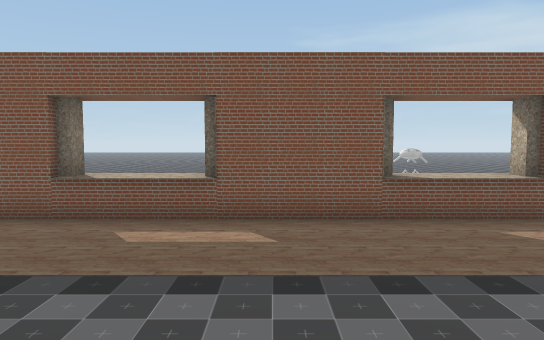
[1] (above)

19 first-person views from a walk through a Unity game level. The camera is 1.4 m above the floor, tilts 4° down and sees 70° across. Doors are open. The floor is counted in squares, 1 m on a side. Each view is taken from the middle of a square. On the plan, view 1 faces up. The plan holds only what a view shows up to about 16 squares ahead; the rest is blank. The place goes on beyond the plan. Some surface patterns are stand-ins.

[2]
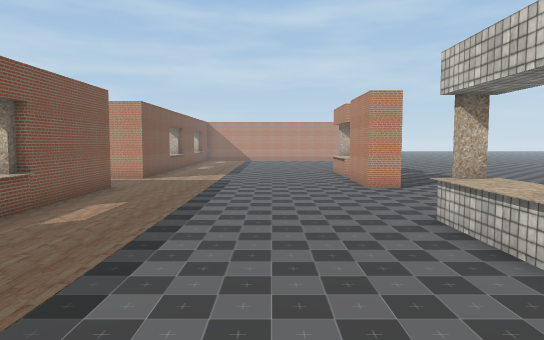

[3]
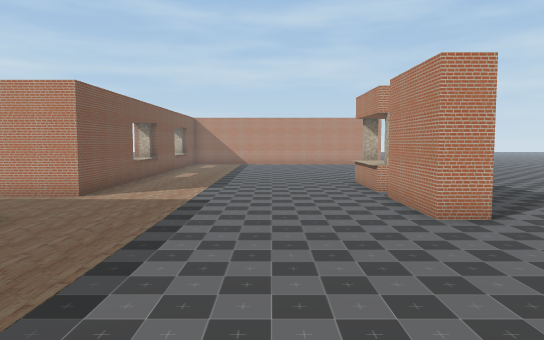

[4]
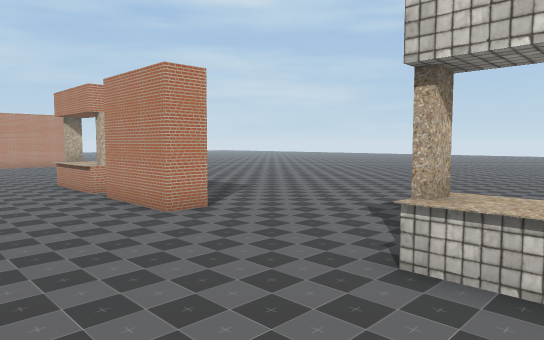

[5]
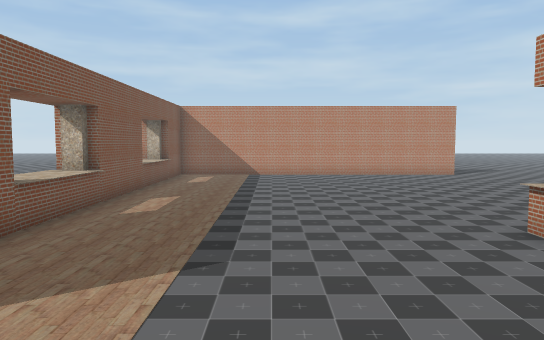

[6]
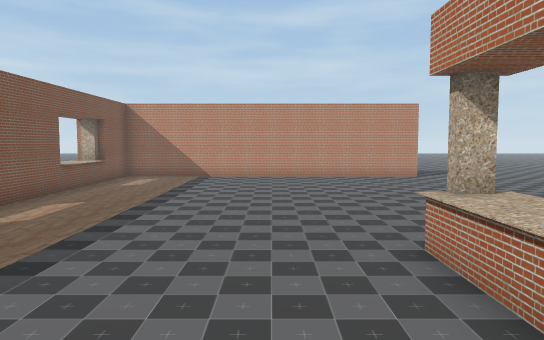

[7]
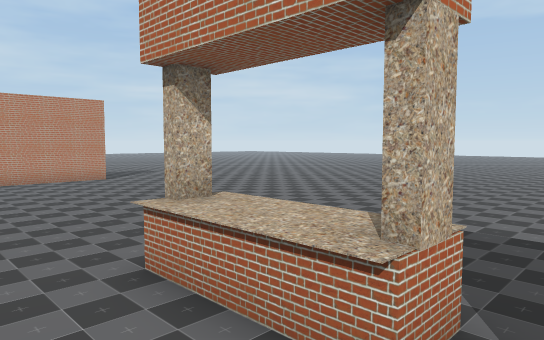

[8]
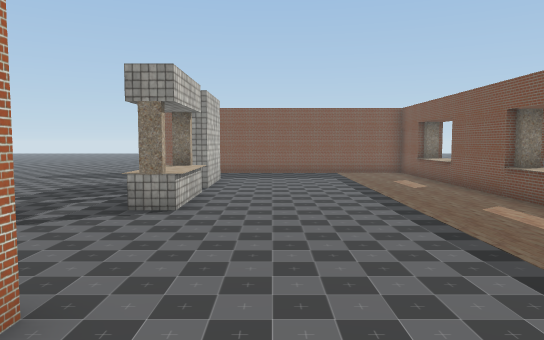

[9]
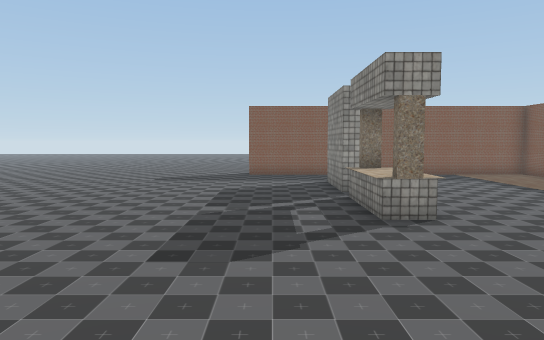

[10]
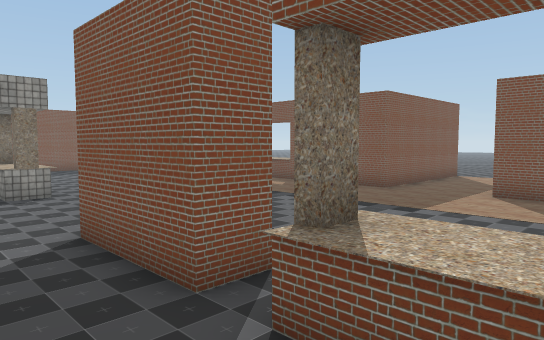

[11]
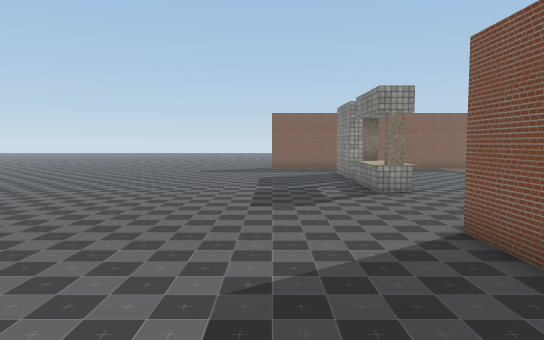

[12]
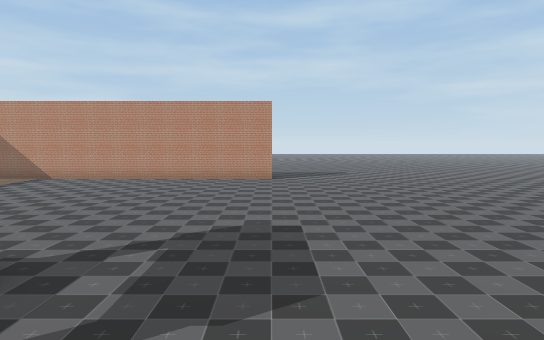

[13]
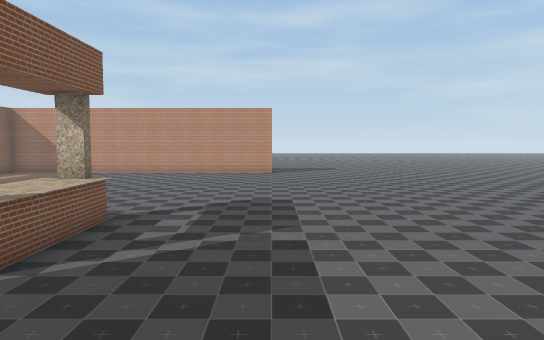

[14]
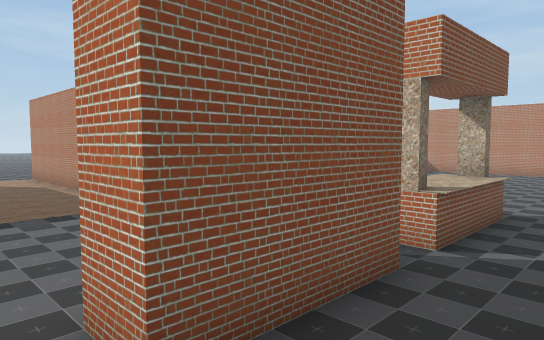

[15]
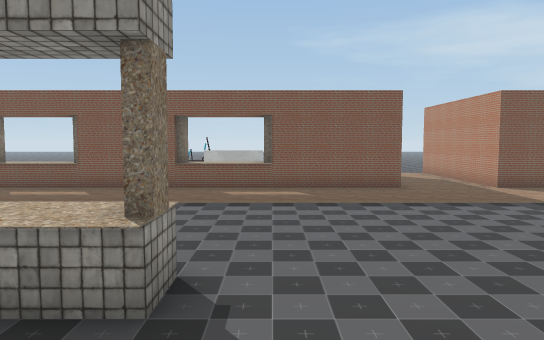

[16]
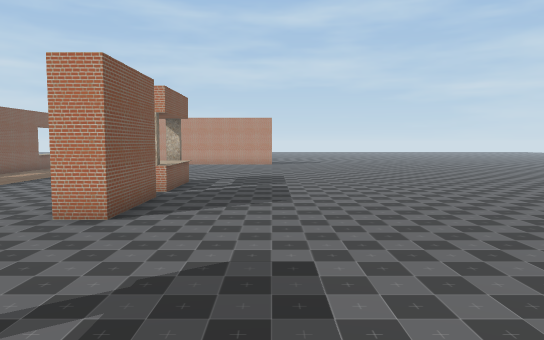

[17]
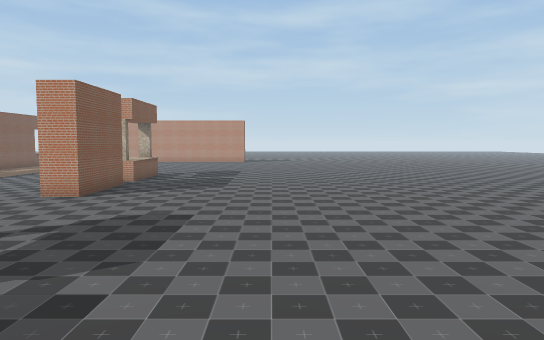

[18]
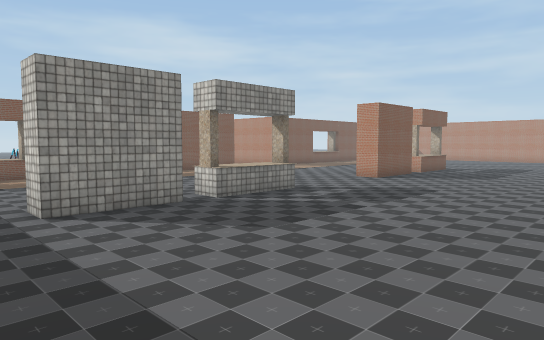

[19]
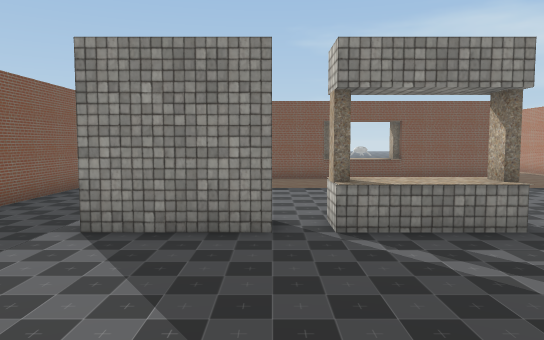

### Floor plan
Key: @ floor where view 1 was taken; # wall or solid block; . floor; D open door; ^ raised ledge; O other object.
Columns run from 5 left of view 1 to 28 right of it. Each row starts with its distance up from view 1.
 15           O
 14           O     ..
 13               DDDD
 12               DDDD
 11               #..#
 10               #..#
  9               #..#
  8  #^^#  #^^#  #DDDD#   ^^#    ^#
  7 ##^^####^^####DDDD####^^####^^###
  6 ................................#
  5 ................................#
  4 ................................#
  3 ................................#
  2 ................................#
  1 ................................#
  0 .....@..........................#
 -1 ..#####^^#DDDD#####^^#DDDD......#
 -2 ..#####^^#DDDD#####^^#DDDD......#
 -3 ................................#
 -4 ................................#
 -5 ................................#
 -6 ..................................
 -7 ..................................
 -8 ..................................
 -9 ..................................
-10 ..................................
-11 ..................................
-12 ..................................

Where each view was taken, in squares from view 1:
view 1: 0 up, 0 right, facing up
view 2: 2 up, 3 left, facing right
view 3: 2 up, 2 right, facing right
view 4: 3 up, 2 right, facing down-right
view 5: 3 up, 10 right, facing right
view 6: 1 up, 11 right, facing right
view 7: 1 up, 12 right, facing down-right
view 8: 1 up, 12 right, facing left
view 9: 4 down, 11 right, facing left
view 10: 4 down, 15 right, facing up-left
view 11: 5 down, 15 right, facing left
view 12: 5 down, 12 right, facing right
view 13: 5 down, 9 right, facing right
view 14: 4 down, 8 right, facing up-right
view 15: 5 down, 5 right, facing up
view 16: 5 down, 2 right, facing right
view 17: 7 down, 1 left, facing right
view 18: 10 down, 5 left, facing up-right
view 19: 8 down, 0 right, facing up
